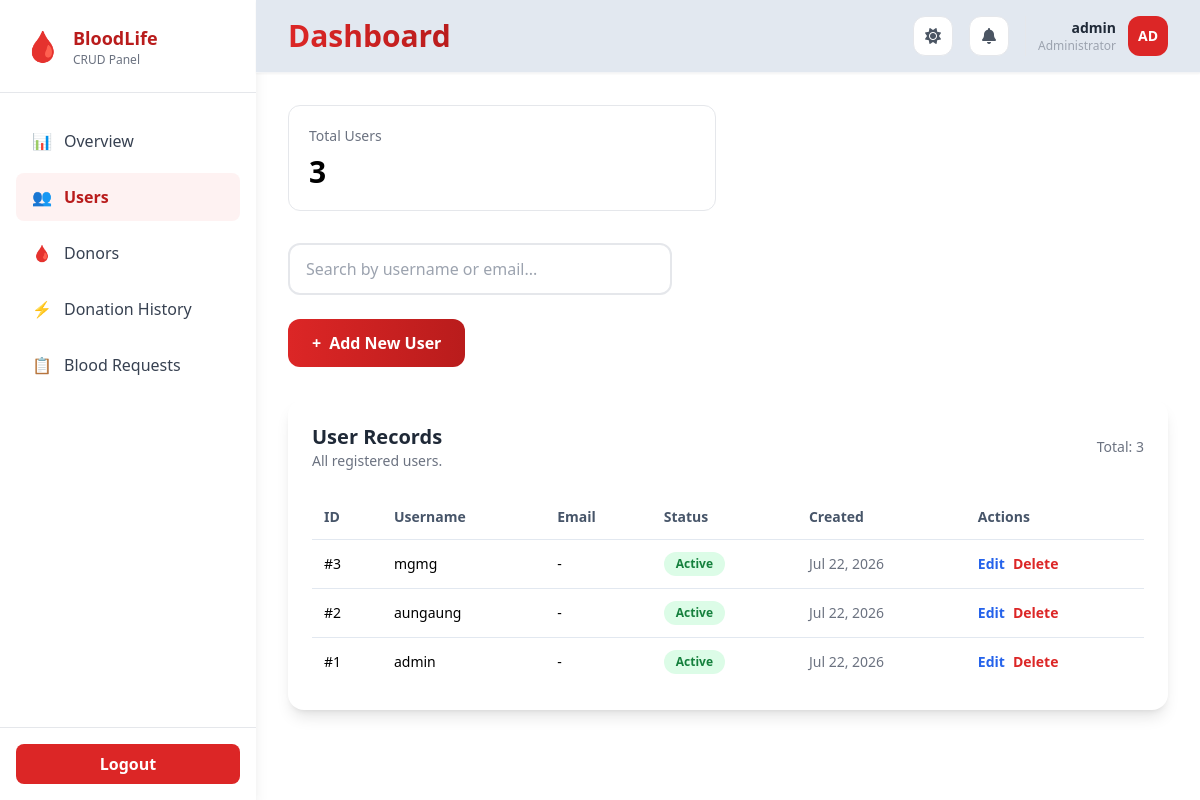
/admin/logindata.php (signed in), run on the app's committed database.
### tables this page shows
CREATE TABLE users (
    id INT AUTO_INCREMENT PRIMARY KEY,
    username VARCHAR(50) NOT NULL UNIQUE,
    email VARCHAR(100),
    password VARCHAR(255) NOT NULL,
    role ENUM('Admin','User') NOT NULL DEFAULT 'User',
    status ENUM('Active','Inactive') DEFAULT 'Active',
    myanmar_name VARCHAR(100) DEFAULT NULL,
    created_at TIMESTAMP DEFAULT CURRENT_TIMESTAMP
);

### admin/logindata.php (the view, shortened to what this page needs)
<?php
require_once __DIR__ . '/../config/db.php';
$users = [];
$result = $conn->query("SELECT * FROM users ORDER BY id DESC");
if ($result && $result->num_rows > 0) {
    $users = $result->fetch_all(MYSQLI_ASSOC);
}
$stats = [
    'total' => $conn->query("SELECT COUNT(*) AS c FROM users")->fetch_assoc()['c'] ?? 0,
];
$edit_row = null;
?>
<!DOCTYPE html>
<html lang="en">
<head>
    <script src="https://cdn.tailwindcss.com"></script>
    <link rel="stylesheet" href="../assets/css/myanmar-font.css">
</head>
<body class="bg-gray-100 dark:bg-gray-900">
<div class="flex min-h-screen">
    <div class="w-64 bg-white shadow-lg hidden md:flex flex-col sticky top-0 self-start h-screen overflow-y-auto">
        <div class="p-6 border-b border-gray-200">
            <div class="flex items-center space-x-3">
                <span class="text-3xl">🩸</span>
                <div>
                    <h1 class="font-bold text-lg text-red-700">BloodLife</h1>
                    <p class="text-xs text-gray-500">CRUD Panel</p>
                </div>
            </div>
        </div>
        <nav class="flex-1 px-4 py-6 space-y-2">
            <a href="dashboard.php" class="flex items-center space-x-3 px-4 py-3 text-gray-700 hover:bg-gray-100 rounded-lg transition">
                <span>📊</span> <span data-i18n="overview">Overview</span>
            </a>
            <a href="logindata.php" class="flex items-center space-x-3 px-4 py-3 bg-red-50 text-red-700 rounded-lg font-semibold">
                <span>👥</span> <span>Users</span>
            </a>
            <a href="donor_crud.php" class="flex items-center space-x-3 px-4 py-3 text-gray-700 hover:bg-gray-100 rounded-lg transition">
                <span>🩸</span> <span>Donors</span>
            </a>
            <a href="donation_history_crud.php" class="flex items-center space-x-3 px-4 py-3 text-gray-700 hover:bg-gray-100 rounded-lg transition">
                <span>⚡</span> <span>Donation History</span>
            </a>
            <a href="requests.php" class="flex items-center space-x-3 px-4 py-3 text-gray-700 hover:bg-gray-100 rounded-lg transition">
                <span>📋</span> <span>Blood Requests</span>
            </a>
        </nav>
        <div class="p-4 border-t border-gray-200">
            <a href="logout.php" onclick="return confirm('Are you sure you want to logout?')" class="w-full bg-red-600 text-white flex justify-center py-2 rounded-lg font-semibold hover:bg-red-700 transition" data-i18n="logout">Logout</a>
        </div>
    </div>
    <main class="flex-1">
        <?php include __DIR__ . '/../includes/navbar.php'; ?>
        <div class="p-8">
            <div class="grid grid-cols-1 md:grid-cols-2 gap-6 mb-8">
                <div class="bg-white rounded-xl border p-5 stat-card">
                    <p class="text-gray-500 text-sm">Total Users</p>
                    <h3 class="text-3xl font-bold mt-2"><?= $stats['total'] ?></h3>
                </div>
            </div>
            <div class="w-96 mb-6">
                <input id="searchInput" type="text" placeholder="Search by username or email..." class="w-full border-2 border-gray-200 rounded-xl px-4 py-3 focus:outline-none focus:border-red-500 transition">
            </div>
            <div class="mb-8">
                <button onclick="toggleForm()" id="toggleFormBtn" class="bg-gradient-to-r from-red-600 to-red-700 text-white font-semibold px-6 py-3 rounded-xl hover:shadow-lg transition flex items-center gap-2">
                    <span>+</span>
                    <span><?= $edit_row ? 'Edit User' : 'Add New User' ?></span>
                </button>
            </div>
            <div class="bg-white rounded-2xl shadow-lg p-6">
                <div class="flex items-center justify-between mb-6">
                    <div>
                        <h3 class="text-xl font-bold text-gray-800">User Records</h3>
                        <p class="text-sm text-gray-500">All registered users.</p>
                    </div>
                    <span class="text-sm text-gray-500">Total: <?= count($users) ?></span>
                </div>
                <div class="overflow-x-auto">
                    <table class="w-full text-left text-sm border-collapse">
                        <thead>
                            <tr class="bg-gray-50 text-slate-600">
                                <th class="p-3">ID</th>
                                <th class="p-3">Username</th>
                                <th class="p-3">Email</th>
                                <th class="p-3">Status</th>
                                <th class="p-3">Created</th>
                                <th class="p-3">Actions</th>
                            </tr>
                        </thead>
                        <tbody>
                            <?php if (count($users) > 0): ?>
                                <?php foreach ($users as $u): ?>
                                    <?php
                                    $statusColor = ($u['status'] ?? 'Active') === 'Active' ? 'bg-green-100 text-green-700' : 'bg-red-100 text-red-700';
                                    ?>
                                    <tr class="user-row border-t border-slate-200 hover:bg-gray-50">
                                        <td class="p-3 font-medium">#<?= $u['id'] ?></td>
                                        <td class="p-3 font-medium"><?= htmlspecialchars($u['username']) ?></td>
                                        <td class="p-3"><?= htmlspecialchars($u['email'] ?? '-') ?></td>
                                        <td class="p-3"><span class="inline-flex rounded-full px-3 py-1 text-xs font-semibold <?= $statusColor ?>"><?= htmlspecialchars($u['status']) ?></span></td>
                                        <td class="p-3 text-gray-500"><?= date('M d, Y', strtotime($u['created_at'])) ?></td>
                                        <td class="p-3">
                                            <div class="flex gap-2">
                                                <a href="logindata.php?edit=<?= $u['id'] ?>" class="text-blue-600 hover:text-blue-800 font-semibold">Edit</a>
                                                <a href="logindata.php?delete=<?= $u['id'] ?>" class="text-red-600 hover:text-red-800 font-semibold" onclick="return confirm('Delete this user?')">Delete</a>
                                            </div>
                                        </td>
                                    </tr>
                                <?php endforeach; ?>
                            <?php else: ?>
                                <tr><td colspan="6" class="p-8 text-center text-gray-500">No users found.</td></tr>
                            <?php endif; ?>
                        </tbody>
                    </table>
                </div>
            </div>
        </div>
    </main>
</div>
</body>
</html>

### admin/logindata.php (style rules this page uses)
.stat-card { transition: all 0.3s ease; }
html:not(.dark) body { background-color: #ffffff !important; background-image: none !important; }
html:not(.dark) .bg-gray-50 { background-color: #ffffff !important; }
html:not(.dark) .bg-gray-100 { background-color: #ffffff !important; }

### data on the page
users: id "3", username "mgmg", email "-", status "Active", created_at "Jul 22, 2026"
users: id "2", username "aungaung", email "-", status "Active", created_at "Jul 22, 2026"
users: id "1", username "admin", email "-", status "Active", created_at "Jul 22, 2026"

### other printed values
$_SESSION['username'] "admin"
substr($_SESSION['username'] ?? 'A', 0, 2) "AD"
$stats['total'] "3"
count($users) "3"
